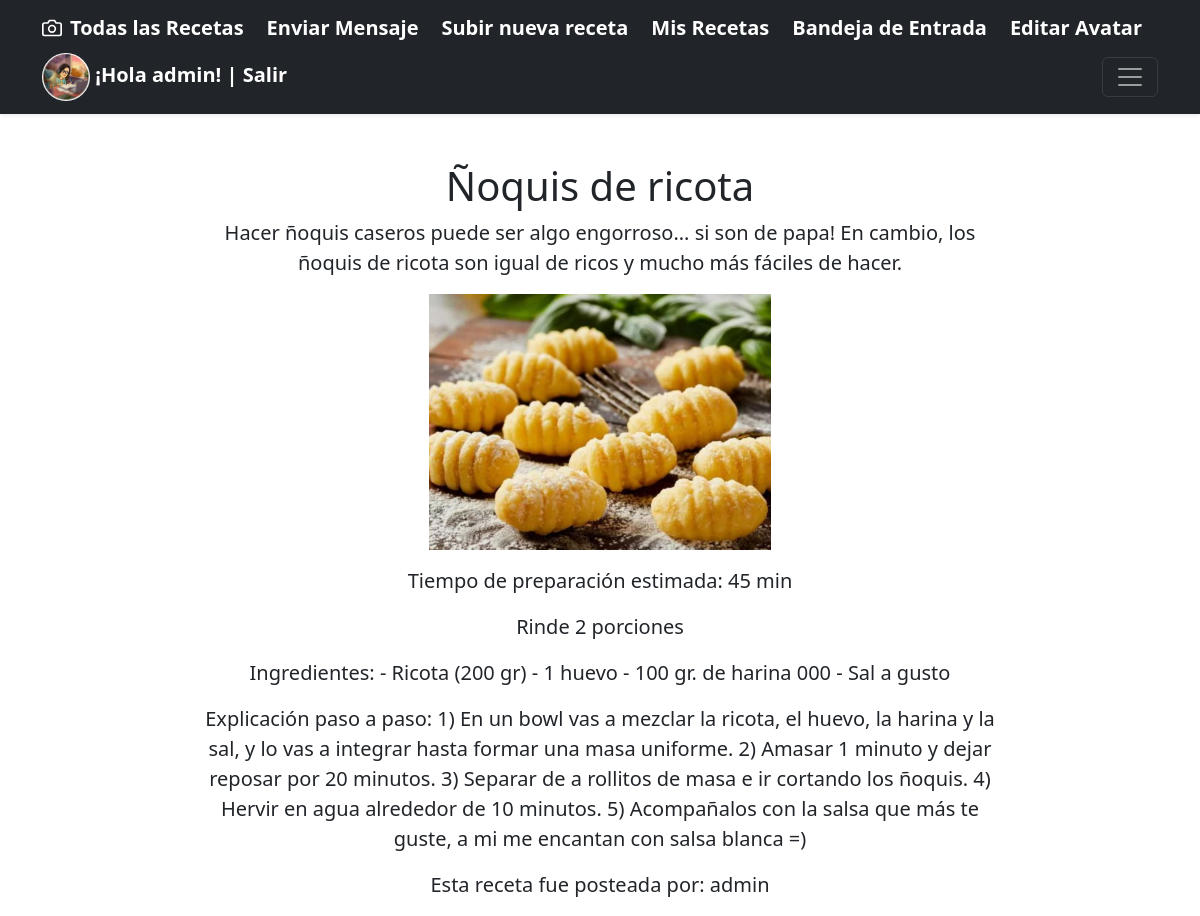
The app's page /receta/3/detail (signed in) with its own data.
### Recetario/models.py (models this page shows, shortened)
class Profile(models.Model):
    user = models.OneToOneField(User, on_delete=models.CASCADE, related_name="profile")
    avatar = models.ImageField(upload_to="avatares", null=True, blank=True)
    @property
    def avatar_url(self):
        return self.avatar.url if self.avatar else ''

class Receta(models.Model):
    plato = models.CharField(max_length=100)
    resumen = models.TextField(max_length=1000)
    tiempo_en_min = models.IntegerField()
    porciones = models.IntegerField()
    ingredientes = models.TextField()
    pasos = models.TextField()
    fecha_de_carga = models.DateTimeField(auto_now_add=True)
    imagen = models.ImageField(upload_to="fotos", null=True, blank=True)
    propietario = models.ForeignKey(to=User, on_delete=models.CASCADE , related_name="propietario")
    @property
    def image_url(self):
        return self.imagen.url if self.imagen else ''

### Recetario/views.py (the view)
# urls.py: path('receta/<pk>/detail', RecetaDetail.as_view(), name="receta-detail"),
class RecetaDetail(DetailView):
    model = Receta
    context_object_name = "recetas"

### Recetario/templates/Recetario/receta_detail.html
{% extends "Recetario/base.html" %}
{% load static %}
{% block main %}
<div class="d-flex justify-content-center">
    <div class="col col-8" style="text-align: center;">
        <h1 class="mt-5">{{recetas.plato }}</h1>
        <p class="lead">{{recetas.resumen}}</p>
        <p><img height="256px" src="{{recetas.image_url}}"></p>
        <p class="lead">Tiempo de preparación estimada: {{recetas.tiempo_en_min}} min</p>
        <p class="lead">Rinde {{recetas.porciones}} porciones</p>
        <p class="lead">Ingredientes: {{recetas.ingredientes}}</p>
        <p class="lead">Explicación paso a paso: {{recetas.pasos}}</p>
        <p class="lead">Esta receta fue posteada por: {{recetas.propietario}}</p>
    </div>
</div>
{% endblock %}

### Recetario/templates/Recetario/base.html (shortened to what this page needs)
<!DOCTYPE html>
<html lang="en">
  <head><meta http-equiv="Content-Type" content="text/html; charset=UTF-8">
    {%load static %}
<link href="{% static 'Recetario/css/bootstrap.min.css' %}" rel="stylesheet">
  </head>
  <body>
<header>
  <div class="navbar navbar-dark bg-dark shadow-sm">
    <div class="container">
      <a href="{% url 'receta-list' %}" class="navbar-brand d-flex align-items-center">
        <strong>Todas las Recetas</strong>
      </a>
      <a  href="{% url 'mensaje-create' %}" class="navbar-brand d-flex align-items-center">
        <strong>Enviar Mensaje</strong>
      </a>
      {%if  user.is_authenticated %}
        <a href="{% url 'receta-create' %}" class="navbar-brand d-flex align-items-center">
          <strong>Subir nueva receta</strong>
        </a>
        <a href="{% url 'receta-mine' %}" class="navbar-brand d-flex align-items-center">
          <strong>Mis Recetas</strong>
        </a>
        <a href="{% url 'mensaje-list' %}" class="navbar-brand d-flex align-items-center">
          <strong>Bandeja de Entrada</strong>
        </a>
        {% if user.profile %}
          <a  href="{% url 'profile-update' user.profile.id %}" class="navbar-brand d-flex align-items-center">
            <strong>Editar Avatar</strong>
          </a>
        {% else %}
        <a  href="{% url 'profile-create' %}" class="navbar-brand d-flex align-items-center">
          <strong>Crear Avatar</strong>
        </a>
        {% endif %}
        {%if user.profile.avatar_url %}
        <a href="{% url 'logout' %}" class="navbar-brand d-flex align-items-center">
          <strong> <img src="{{user.profile.avatar_url}}" height="100%" width="48px" style="border-radius: 50%;"> ¡Hola {{user.username}}! | Salir</strong>
        </a>
        {% else %}
        <a href="{% url 'logout' %}" class="navbar-brand d-flex align-items-center">
          <strong>¡Hola {{user.username}}! | Salir</strong>
        </a>
      {% endif %}
        {% endif %}
      <button class="navbar-toggler" type="button" data-bs-toggle="collapse" data-bs-target="#navbarHeader" aria-controls="navbarHeader" aria-expanded="false" aria-label="Toggle navigation">
        <span class="navbar-toggler-icon"></span>
      </button>
    </div>
  </div>
</header>
{% block main %}
{% endblock %}
</body></html>

### records on screen
Receta: plato "Ñoquis de ricota", resumen "Hacer ñoquis caseros puede ser algo engorroso... si son de papa! En cambio, los ñoquis de ricota son igual de ricos y mucho más fáciles de hacer.", image_url (picture), tiempo_en_min "45", porciones "2", ingredientes "- Ricota (200 gr) - 1 huevo - 100 gr. de harina 000 - Sal a gusto", pasos "1) En un bowl vas a mezclar la ricota, el huevo, la harina y la sal, y lo vas a integrar hasta formar una masa uniforme. 2) Amasar 1 minuto y dejar reposar por 20 minutos. 3) Separar de a rollitos de masa e ir cortando los ñoquis. 4) Hervir en agua alrededor de 10 minutos. 5) Acompañalos con la salsa que más te guste, a mi me encantan con salsa blanca =)", propietario "admin"

### other values on screen
{{ user.username }} "admin"
